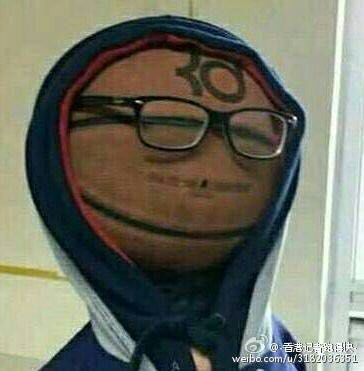
#> input picture 1.jpg, 364 x 371 px
$ python grayscale_histogram.py --image 1.jpg
#> lines starting #> are read from the running program, lines starting #| are printed output that depends on the picture
import argparse
import cv2
from matplotlib import pyplot as plt
import numpy as np

ap = argparse.ArgumentParser()
ap.add_argument('-i', '--image', required=True, help='Path to Photo')
args = vars(ap.parse_args())

img = cv2.imread(args['image'])
#> img is the input picture: shape (371, 364, 3); mean B, G, R 96.3, 109.8, 108.5
gray = cv2.cvtColor(img, cv2.COLOR_BGR2GRAY)
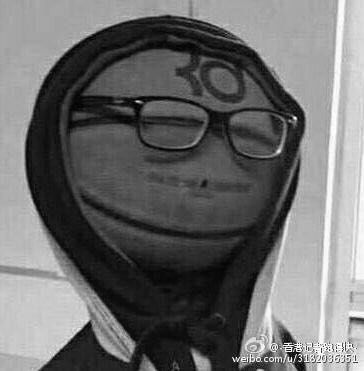
#> gray: shape (371, 364); min 0, max 255, mean 107.9
cv2.imshow("Gray", gray)

hist = cv2.calcHist([gray], [0], None, [256], [0, 256])
#> hist = 256 values, max 2526 at index 168, min 2 at index 0, mean 527.5

plt.figure()
plt.title("Grayscale Histogram")
plt.xlabel("Bins")
plt.ylabel("# of Pixels")
plt.plot(hist)
plt.xlim([0, 256])
plt.show()
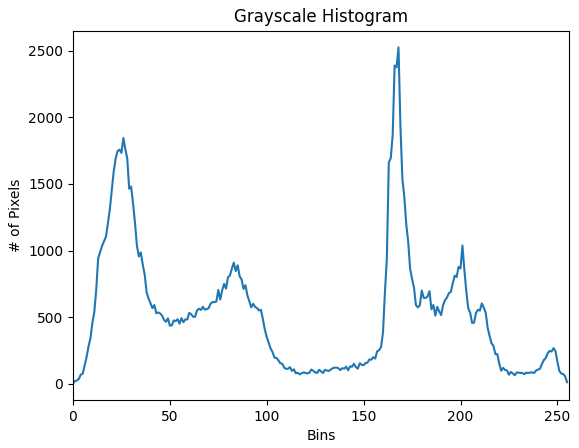
#> figure drawn by matplotlib, 1 panel; curve peaks at x = 168, y = 2526
cv2.waitKey(0)
